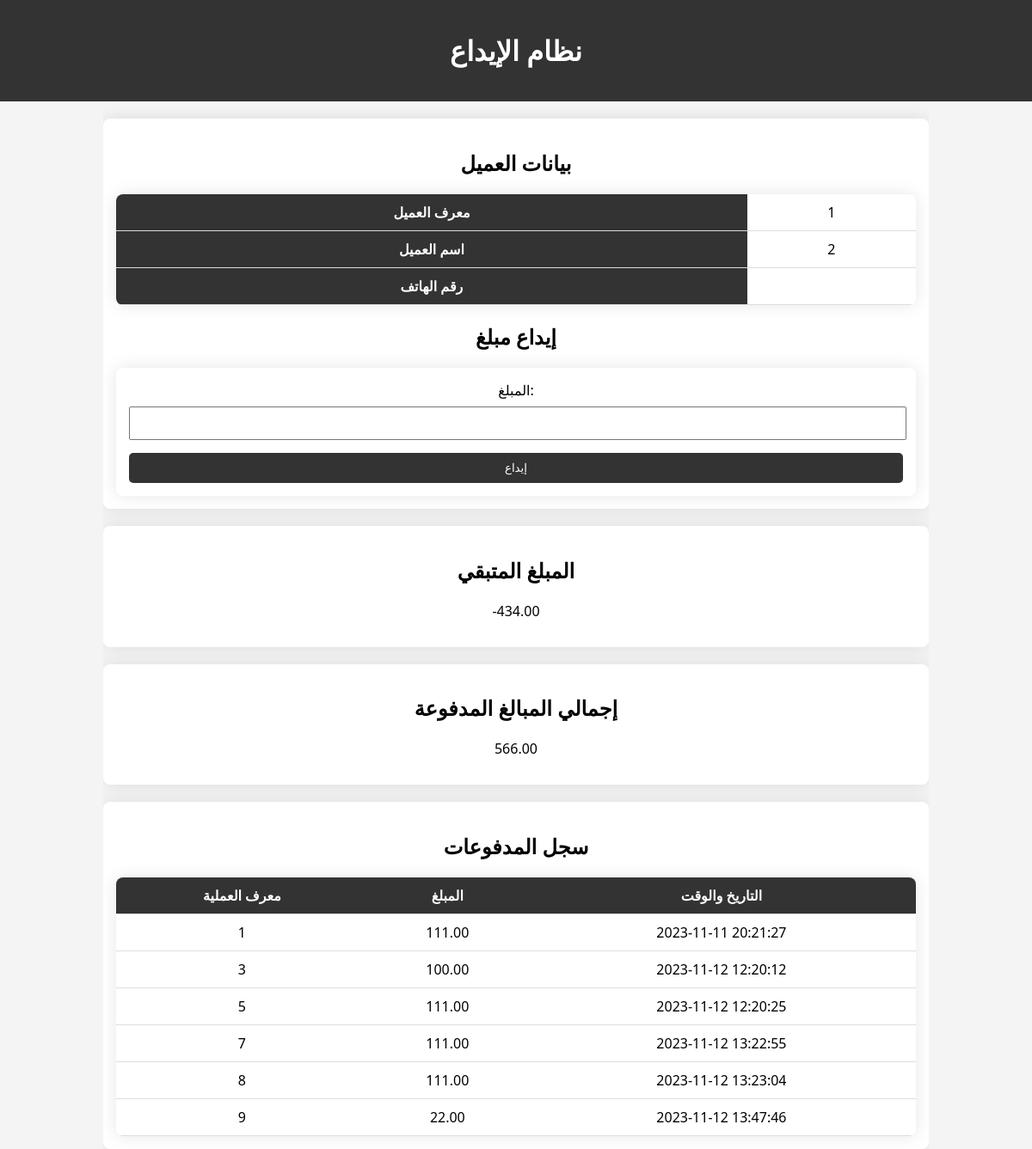
The page /deposit.php?clientID=1 on the database its author committed.
### tables this page shows
CREATE TABLE `clientdata` (
  `ClientID` int NOT NULL,
  `ClientName` varchar(255) DEFAULT NULL,
  `NEWREADING` varchar(20) DEFAULT NULL,
  `PreviousReading` decimal(10,2) DEFAULT NULL,
  `CurrentReading` decimal(10,2) DEFAULT NULL,
  `PricePerKilo` decimal(10,2) DEFAULT NULL,
  `SubscriptionPrice` decimal(10,2) DEFAULT NULL,
  `TotalAmount` decimal(10,2) GENERATED ALWAYS AS ((case when (`CurrentReading` > `PreviousReading`) then (((`CurrentReading` - `PreviousReading`) * `PricePerKilo`) + `SubscriptionPrice`) else `SubscriptionPrice` end)) STORED
);

CREATE TABLE `remainingamount` (
  `ClientID` int NOT NULL,
  `TotalPayments` decimal(10,2) DEFAULT NULL,
  `RemainingAmount` decimal(10,2) DEFAULT NULL
);

CREATE TABLE `payments` (
  `PaymentID` int NOT NULL,
  `ClientID` int NOT NULL,
  `PaymentAmount` decimal(10,2) NOT NULL,
  `PaymentDateTime` timestamp NOT NULL DEFAULT CURRENT_TIMESTAMP
);

### deposit.php (the view, shortened to what this page needs)
<!DOCTYPE html>
<html lang="en">
<head>
</head>
<body>
    <header>
        <h1>نظام الإيداع</h1>
    </header>
    <div class="container">
        <?php
        $servername = "localhost";
        $username = "ALI";
        $password = "771415164Aa";
        $database = "a";
        try {
            $conn = new PDO("mysql:host=$servername;dbname=$database", $username, $password);
            $conn->setAttribute(PDO::ATTR_ERRMODE, PDO::ERRMODE_EXCEPTION);
        } catch (PDOException $e) {
            echo '<div class="error-message">فشل الاتصال: ' . $e->getMessage() . '</div>';
            die();
        }
        if (isset($_GET["clientID"])) {
            displayClientDetails($conn);
        } else {
            echo '<div class="error-message">لم يتم تحديد عميل.</div>';
        }
        if (isset($clientID)) {
            displayRemainingAmount($conn);
            displayTotalPayments($conn);
            displayPaymentsTable($conn);
        }
        ?>
    </div>
</body>
</html>
<?php
function getClientData($conn, $clientID)
{
    $sql = "SELECT * FROM clientdata WHERE ClientID = :clientID";
    $stmt = $conn->prepare($sql);
    $stmt->bindParam(":clientID", $clientID, PDO::PARAM_INT);
    $stmt->execute();
    return $stmt->fetch(PDO::FETCH_ASSOC);
}
function displayClientDetails($conn)
{
    $clientID = $_GET["clientID"];
    $client = getClientData($conn, $clientID);
    if ($client) {
        ?>
        <div class="info-container">
            <h2>بيانات العميل</h2>
            <table>
                <tr>
                    <th>معرف العميل</th>
                    <td><?php echo $client["ClientID"]; ?></td>
                </tr>
                <tr>
                    <th>اسم العميل</th>
                    <td><?php echo $client["ClientName"]; ?></td>
                </tr>
                <tr>
                    <th>رقم الهاتف</th>
                    <td><?php echo $client["PhoneNumber"]; ?></td>
                </tr>
            </table>
            <h2>إيداع مبلغ</h2>
            <form method="post" action="<?php echo htmlspecialchars($_SERVER["PHP_SELF"]); ?>">
                <label for="amount">المبلغ:</label>
                <input type="text" id="amount" name="amount" required>
                <br>
                <button type="submit">إيداع</button>
            </form>
        </div>
        <?php
    } else {
        echo '<div class="error-message">العميل غير موجود.</div>';
    }
}
function displayRemainingAmount($conn)
{
    global $clientID;
    $remainingAmountQuery = "SELECT RemainingAmount FROM remainingamount WHERE ClientID = :clientID";
    $remainingAmountStmt = $conn->prepare($remainingAmountQuery);
    $remainingAmountStmt->bindParam(":clientID", $clientID, PDO::PARAM_INT);
    $remainingAmountStmt->execute();
    $remainingAmount = $remainingAmountStmt->fetch(PDO::FETCH_ASSOC)["RemainingAmount"];
    ?>
    <div class="remaining-amount">
        <h2>المبلغ المتبقي</h2>
        <p><?php echo $remainingAmount; ?></p>
    </div>
    <?php
}
function displayTotalPayments($conn)
{
    global $clientID;
    $totalPaymentsQuery = "SELECT SUM(PaymentAmount) AS TotalPayments FROM payments WHERE ClientID = :clientID";
    $totalPaymentsStmt = $conn->prepare($totalPaymentsQuery);
    $totalPaymentsStmt->bindParam(":clientID", $clientID, PDO::PARAM_INT);
    $totalPaymentsStmt->execute();
    $totalPayments = $totalPaymentsStmt->fetch(PDO::FETCH_ASSOC)["TotalPayments"];
    ?>
    <div class="total-payments">
        <h2>إجمالي المبالغ المدفوعة</h2>
        <p><?php echo $totalPayments; ?></p>
    </div>
    <?php
}
function displayPaymentsTable($conn)
{
    global $clientID;
    ?>
    <div class="payments-table">
        <h2>سجل المدفوعات</h2>
        <table>
            <tr>
                <th>معرف العملية</th>
                <th>المبلغ</th>
                <th>التاريخ والوقت</th>
            </tr>
            <?php
            $paymentsQuery = "SELECT PaymentID, PaymentAmount, PaymentDateTime FROM payments WHERE ClientID = :clientID";
            $paymentsStmt = $conn->prepare($paymentsQuery);
            $paymentsStmt->bindParam(":clientID", $clientID, PDO::PARAM_INT);
            $paymentsStmt->execute();
            while ($payment = $paymentsStmt->fetch(PDO::FETCH_ASSOC)) {
                echo "<tr>";
                echo "<td>{$payment['PaymentID']}</td>";
                echo "<td>{$payment['PaymentAmount']}</td>";
                echo "<td>{$payment['PaymentDateTime']}</td>";
                echo "</tr>";
            }
            ?>
        </table>
    </div>
    <?php
}
?>

### deposit.php (style rules this page uses)
body { font-family: 'Segoe UI', Tahoma, Geneva, Verdana, sans-serif; background-color: #f4f4f4; margin: 0; padding: 0; text-align: center; }
header { background-color: #333; color: white; text-align: center; padding: 1em; }
.container { width: 80%; margin: auto; overflow: hidden; }
table { width: 100%; border-collapse: collapse; margin-top: 20px; box-shadow: 0 0 20px rgba(0, 0, 0, 0.1); background-color: white; border-radius: 8px; overflow: hidden; }
th, td { padding: 10px; text-align: center; border-bottom: 1px solid #ddd; }
th { background-color: #333; color: white; }
form, .info-container, .remaining-amount, .total-payments, .payments-table { margin-top: 20px; max-width: 100%; margin-left: auto; margin-right: auto; background-color: white; border-radius: 8px; box-shadow: 0 0 20px rgba(0, 0, 0, 0.1); padding: 15px; overflow-x: auto; }
label { display: block; margin-bottom: 8px; }
input { width: calc(100% - 20px); padding: 10px; margin-bottom: 15px; }
button { background-color: #333; color: white; padding: 10px; border: none; border-radius: 5px; cursor: pointer; width: 100%; }

### rows shown on the page
clientdata: ClientID "1", ClientName "2"
remainingamount: RemainingAmount "-434.00"
payments: PaymentID "1", PaymentAmount "111.00", PaymentDateTime "2023-11-11 20:21:27"
payments: PaymentID "3", PaymentAmount "100.00", PaymentDateTime "2023-11-12 12:20:12"
payments: PaymentID "5", PaymentAmount "111.00", PaymentDateTime "2023-11-12 12:20:25"
payments: PaymentID "7", PaymentAmount "111.00", PaymentDateTime "2023-11-12 13:22:55"
payments: PaymentID "8", PaymentAmount "111.00", PaymentDateTime "2023-11-12 13:23:04"
payments: PaymentID "9", PaymentAmount "22.00", PaymentDateTime "2023-11-12 13:47:46"

### other values the page prints
$totalPayments "566.00"
